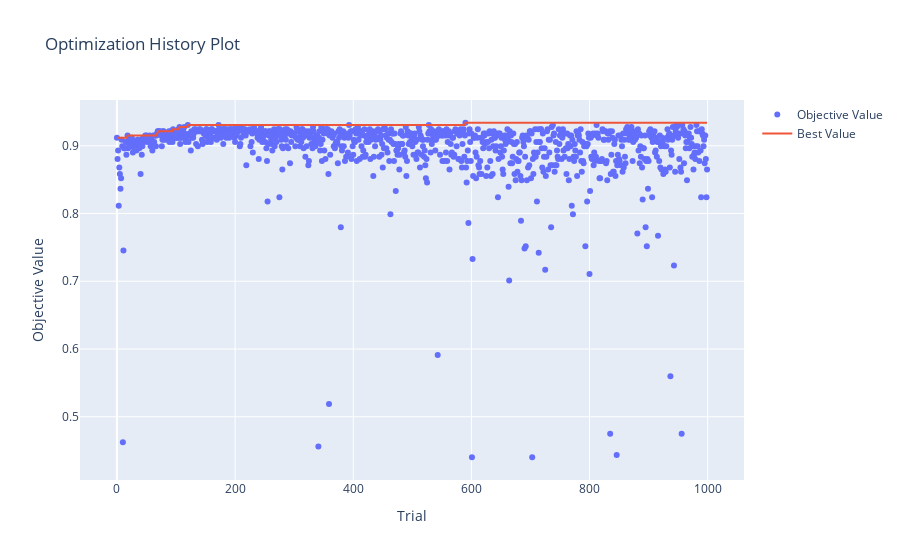

The cell this chart's notebook holds for it:
### Code cell
if os.path.exists('data/multiple_modelB_tuning.pkl'):
    multiple_modelB_study = joblib.load('data/multiple_modelB_tuning.pkl')
    
print(f'best acc : {multiple_modelB_study.best_trial.value}\nbest params : {multiple_modelB_study.best_trial.params}')

multiple_modelB = multiple_xgb_model(multiple_modelB_study.best_trial, X3_trainB, X3_testB, y3_trainB, y3_testB, case='B')
print(classification_report(y3_testB, multiple_modelB.predict(X3_testB)))

optuna.visualization.plot_optimization_history(multiple_modelB_study)
# 결과가 상당히 괜찮게 나왔다!

### Figure 1 — Plotly figure (JSON) as saved in the notebook; plotly's stock layout.template omitted (floating-point values rounded to 4 significant figures; data arrays with more than 128 entries replaced by an {"elided": "..."} marker saying what was removed)
{"data": [{"mode": "markers", "name": "Objective Value", "type": "scatter", "x": {"elided": "1000 int values"}, "y": {"elided": "1000 float values"}}, {"name": "Best Value", "type": "scatter", "x": {"elided": "1000 int values"}, "y": {"elided": "1000 float values"}}], "layout": {"title": {"text": "Optimization History Plot"}, "xaxis": {"title": {"text": "Trial"}}, "yaxis": {"title": {"text": "Objective Value"}}}}
